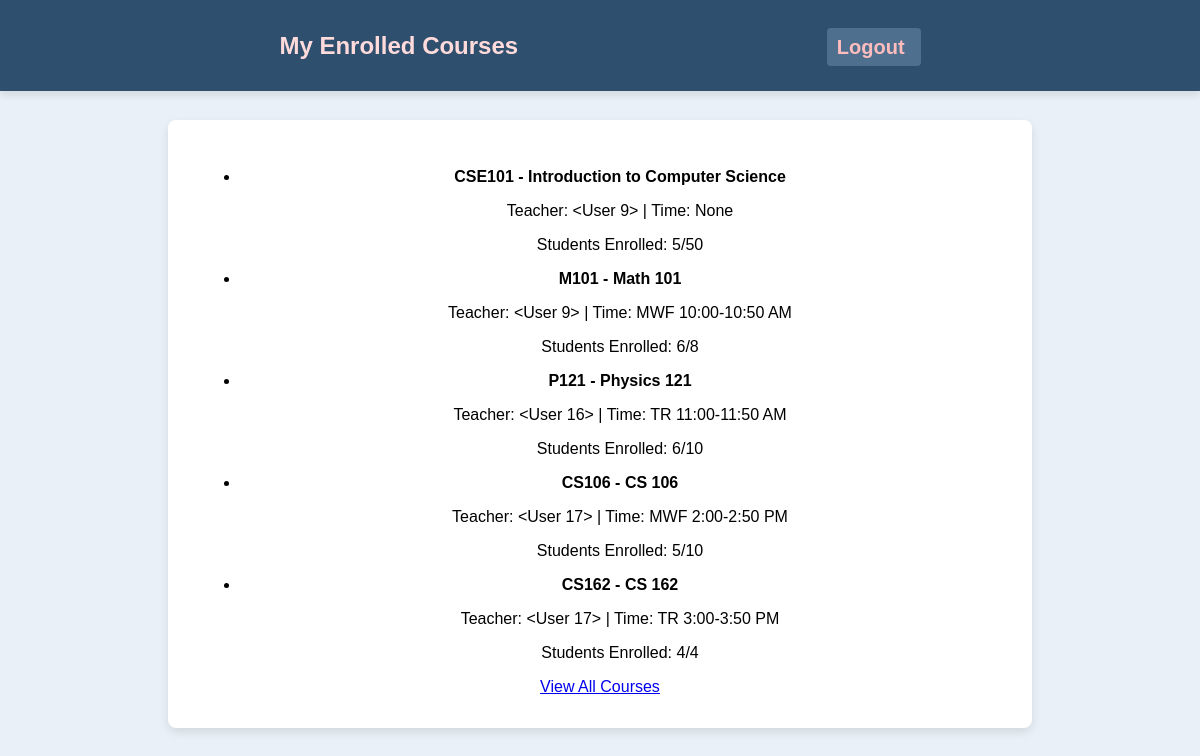
Page /student/my_courses (signed in) on the earlier database version.
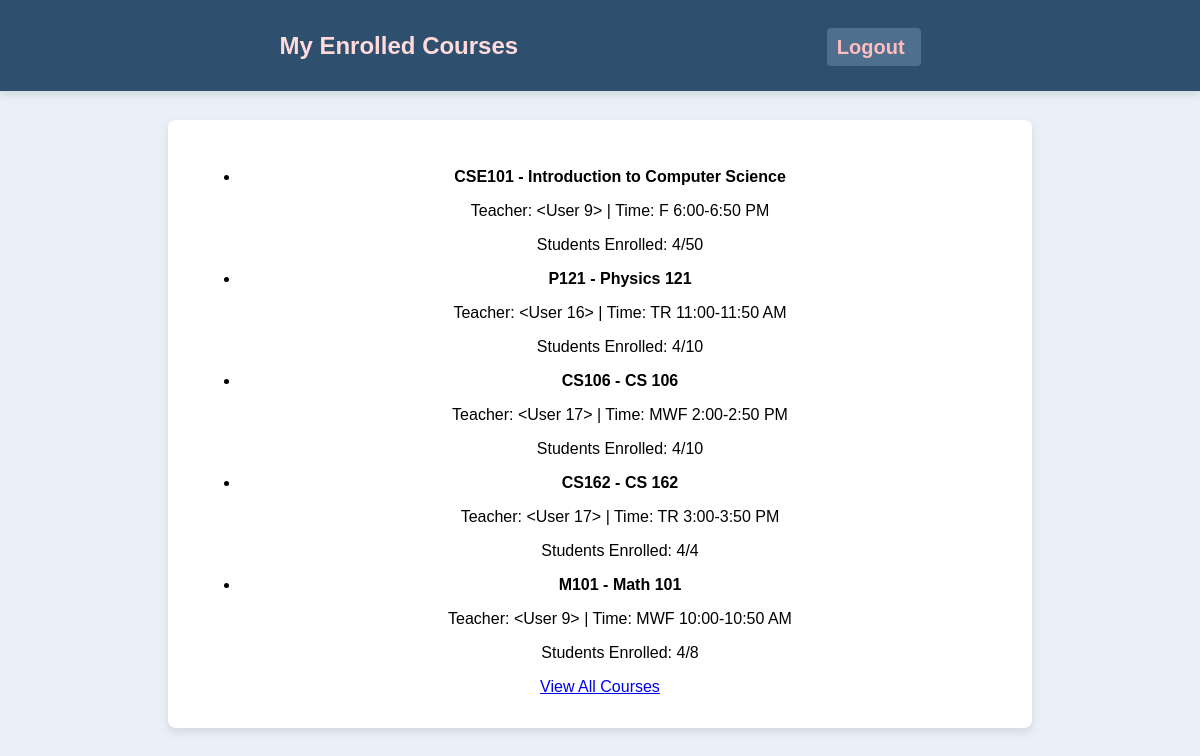
Same page on the later database version.
### app.py (models this page shows)
class Course(db.Model):
    id = db.Column(db.Integer, primary_key=True)
    course_code = db.Column(db.String(10))
    course_name = db.Column(db.String(100))
    capacity = db.Column(db.Integer)
    teacher_id = db.Column(db.Integer, db.ForeignKey('user.id'))
    teacher = db.relationship('User', backref='teaching_courses', foreign_keys=[teacher_id])
    time = db.Column(db.String(50))
    enrolled_count = db.Column(db.Integer, default=0)

### app.py (the view)
@app.route('/student/my_courses')
@login_required
def my_courses():
    if current_user.role != 'student':
        flash("Access denied: Only students can view this page.", "danger")
        return redirect(url_for('login'))
    enrollments = Enrollment.query.filter_by(user_id=current_user.id).all()
    enrolled_courses = [Course.query.get(enrollment.course_id) for enrollment in enrollments]
    return render_template('my_courses.html', courses=enrolled_courses)

### app.py (called while the page is built)
@login_manager.user_loader
def load_user(user_id):
    return User.query.get(int(user_id))

### templates/my_courses.html (shortened to what this page needs)
<!DOCTYPE html>
<html lang="en">
<head>
    <link rel="stylesheet" href="{{ url_for('static', filename='styles.css') }}">
</head>
<body>
    <div class="header">
        <h1>My Enrolled Courses</h1>
        <p class="welcome-message">Welcome, {{ current_user.username }} | <a href="{{ url_for('logout') }}" class="sign-out">Logout</a></p>
    </div>
    <div class="container">
        <ul>
            {% if courses %}
                {% for course in courses %}
                <li>
                    <strong>{{ course.course_code }} - {{ course.course_name }}</strong>
                    <p>Teacher: {{ course.teacher }} | Time: {{ course.time }}</p>
                    <p>Students Enrolled: {{ course.enrolled_count }}/{{ course.capacity }}</p>
                </li>
                {% endfor %}
            {% else %}
                <p>You are not enrolled in any courses yet.</p>
            {% endif %}
        </ul>
        <a href="{{ url_for('student_courses') }}" class="button">View All Courses</a>
    </div>
</body>
</html>

### static/styles.css (style rules this page uses)
body { font-family: Arial, sans-serif; background-color: #e9f0f7; margin: 0; display: flex; justify-content: center; align-items: center; min-height: 100vh; }
.container { max-width: 800px; width: 100%; background-color: #ffffff; padding: 2rem; border-radius: 8px; box-shadow: 0px 4px 10px rgba(0, 0, 0, 0.1); text-align: center; margin: 5rem auto 2rem; }
.header { width: 100%; background-color: #2f4f6f; color: #fff; padding: 1rem 0; display: flex; justify-content: center; align-items: center; box-shadow: 0px 4px 8px rgba(0, 0, 0, 0.1); position: fixed; top: 0; left: 0; z-index: 10; margin-bottom: 20px; }
.header h1, .header h2 { margin: 0; color: #ffdbdb; }
.header h1 { font-size: 1.5rem; margin-right: 20px; }
.sign-out { color: #ffbdbd; text-decoration: none; font-weight: bold; padding: 0.5rem 1rem; border-radius: 4px; background-color: #4f6f8f; padding-left: 10px; }
.welcome-message { font-size: 1.25rem; color: #2f4f6f; font-weight: bold; margin-bottom: 1rem; margin-top: 20px; }

Differences in the rows shown:
changed Course "CSE101": time "None" → "F 6:00-6:50 PM"; enrolled_count "5" → "4"
changed Course "Physics 121": enrolled_count "6" → "4"
changed Course "CS106": enrolled_count "5" → "4"
changed Course "Math 101": enrolled_count "6" → "4"; moves down the list
